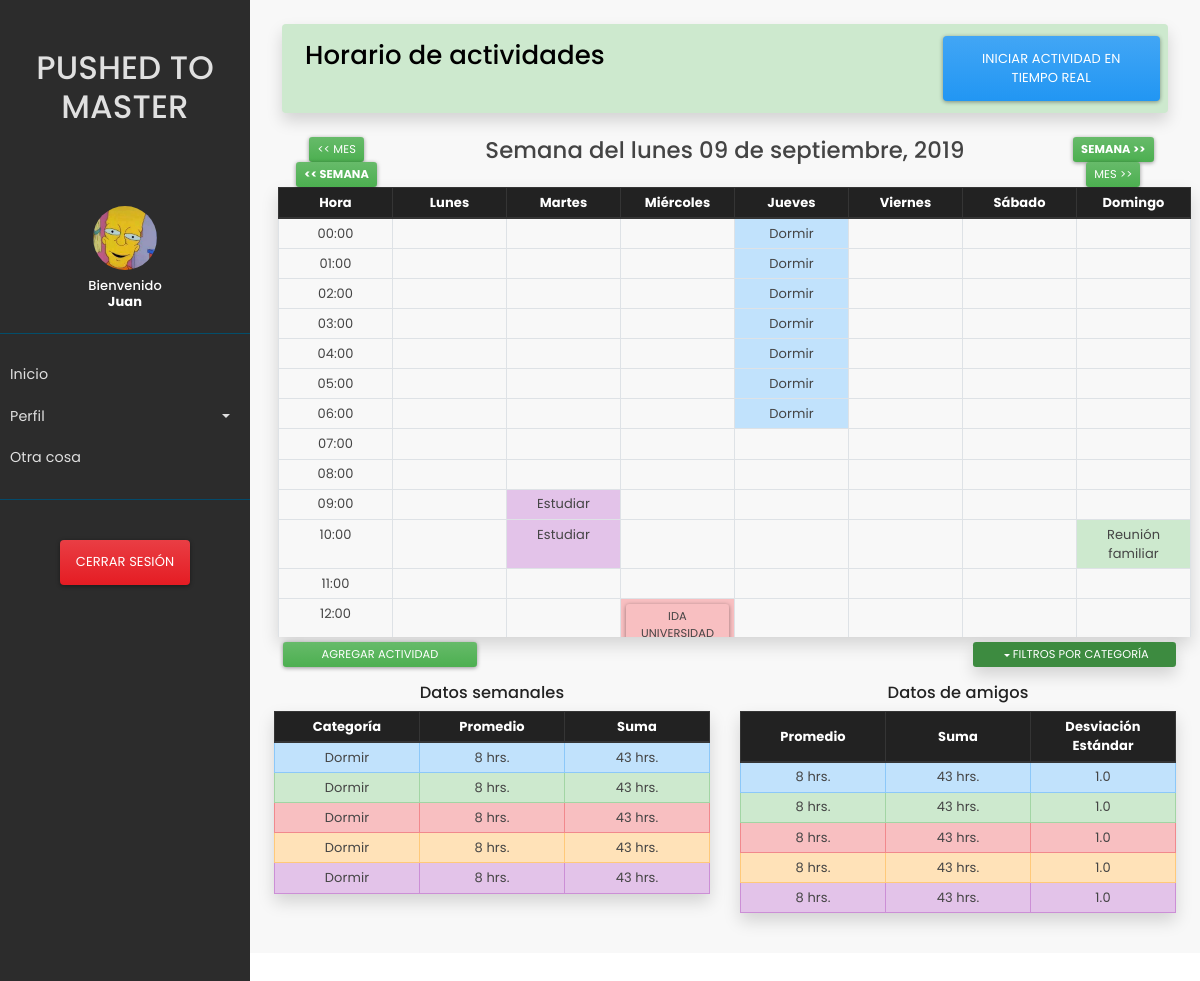
Before: / (signed in) with the older database file.
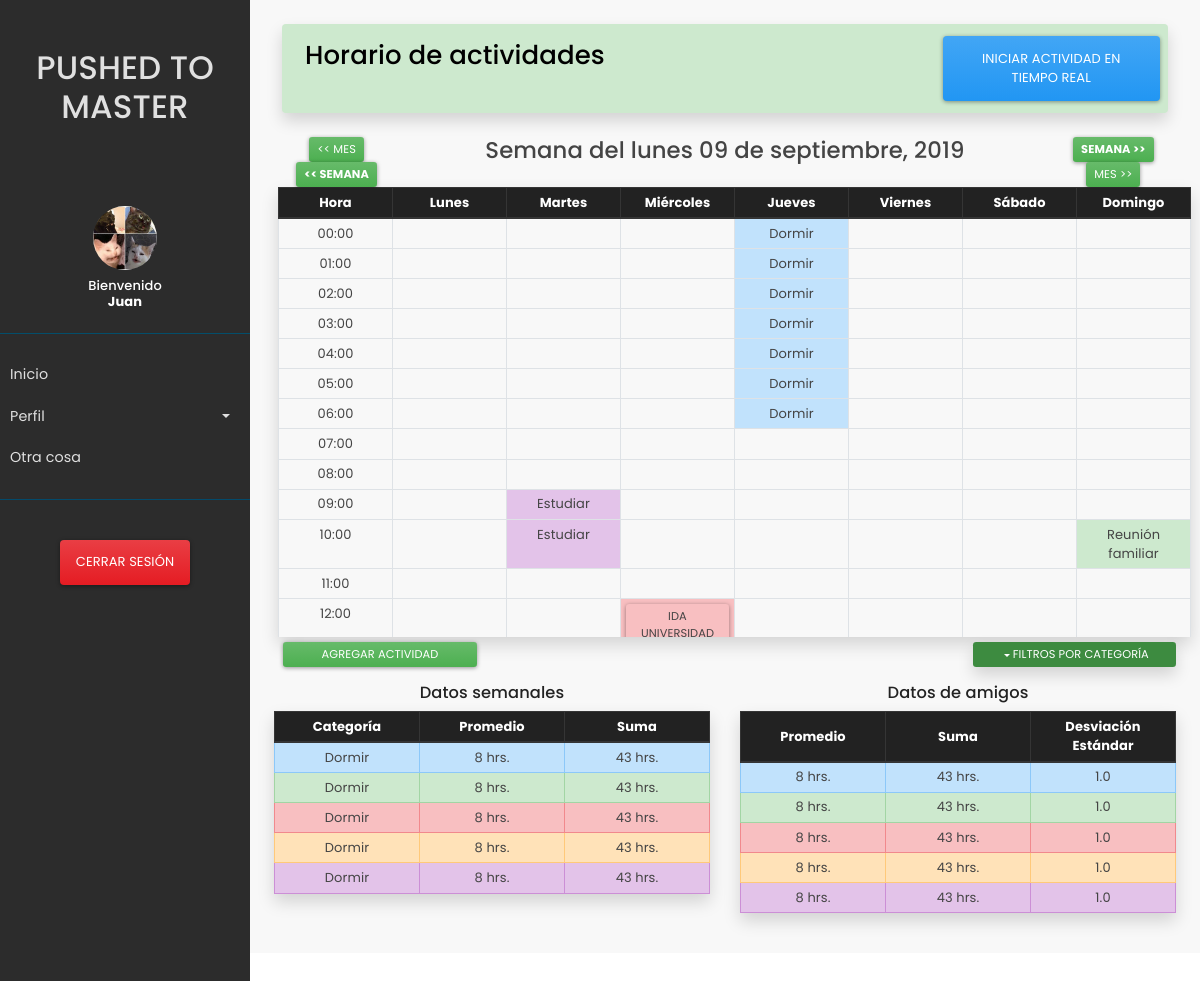
After: the same page with the newer database file.
### pushed/models.py (models this page shows)
class User(AbstractUser):
    image = models.ImageField(upload_to='profile_images', blank=True)
    username = None
    email = models.EmailField(_('email address'), unique=True)
    USERNAME_FIELD = 'email'
    REQUIRED_FIELDS = []
    @property
    def image_url(self):
        if self.image:
            return "static/img/" + self.image.url
        else:
            return "static/img/avatar.png"

### pushed/views.py (the view)
# urls.py: path('', views.index, name='index'),
def index(request):
    if request.user.is_authenticated:
        return render(request, "index.html")
    return redirect('/login')

### pushed/templates/index.html (shortened to what the changed rows need)
<!DOCTYPE html>
<html lang="en">
<head>
    {% load static %}
    <link rel="stylesheet" type="text/css" href="{% static 'css/bootstrap.min.css' %}">
    <link rel="stylesheet" type="text/css" href="{% static 'css/custom.css' %}">
</head>
<body>
<div class="wrapper">
    {% include 'sidebar.html' %}
    <div class="container-fluid text-center p-4 main">
        <div class="row p-2 mx-2 rounded shadow table-success">
            <div class="col-9 text-left">
                <h2 class="pt-2" style="color: #000">Horario de actividades</h2>
            </div>
        </div>
        <div class="row ml-1 scroll-horario shadow">
            <table class="table table-bordered table-sm text-center ">
                <thead class="thead-dark table-head-sticky">
                <tr>
                    <th>Hora<br></th>
                    <th>Lunes</th>
                    <th>Martes</th>
                    <th>Miércoles</th>
                    <th>Jueves</th>
                    <th>Viernes</th>
                    <th>Sábado</th>
                    <th>Domingo</th>
                </tr>
                </thead>
            </table>
        </div>
        <div class="row">
            <div class="col">
                <table class="table table-bordered table-sm shadow">
                    <thead class="thead-dark">
                    <tr>
                        <th scope="col">Categoría</th>
                        <th scope="col">Promedio</th>
                        <th scope="col">Suma</th>
                    </tr>
                    </thead>
                </table>
            </div>
            <div class="col">
                <table class="table table-bordered table-sm shadow">
                    <thead class="thead-dark">
                    <tr>
                        <th class="align-middle" scope="col">Promedio</th>
                        <th class="align-middle" scope="col">Suma</th>
                        <th scope="col">Desviación Estándar</th>
                    </tr>
                    </thead>
                </table>
            </div>
        </div>
    </div>
</div>
</body>
</html>

### pushed/templates/sidebar.html (shortened to what this page needs)
<nav id="sidebar">
    <div class="sidebar-header text-center py-5">
        <h1>PUSHED TO MASTER</h1>
    </div>
    <div class="text-center py-3">
        <img src="{{ user.image_url | default:'static/img/avatar.png'}}" class="avatar px-2 py-2">
        <p class="h6">Bienvenido <br><b>{{request.user.first_name}}</b></p>
    </div>
    <ul class="list-unstyled components text-left">
        <li>
            <a href="{% url 'index' %}">Inicio</a>
        </li>
        <li>
            <a href="#pageSubmenu" data-toggle="collapse" aria-expanded="false" class="dropdown-toggle">Perfil</a>
        </li>
        <li>
            <a href="#">Otra cosa</a>
        </li>
    </ul>
    <ul class="list-unstyled text-center py-4">
        <button type="button" onclick="location.href='/logout'" class="btn btn-danger">Cerrar Sesión</button>
    </ul>
</nav>

Changed rows visible on the page:
changed User "Juan": image_url: a different picture
